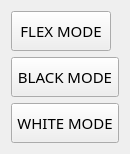
<?xml version="1.0" encoding="UTF-8"?>
<ui version="4.0">
 <class>Form_Text_DropDown</class>
 <widget class="QWidget" name="Form_Text_DropDown">
  <property name="geometry">
   <rect>
    <x>0</x>
    <y>0</y>
    <width>130</width>
    <height>150</height>
   </rect>
  </property>
  <property name="windowTitle">
   <string>Form</string>
  </property>
  <layout class="QGridLayout" name="gridLayout">
   <item row="0" column="0">
    <widget class="QToolButton" name="tb_flex">
     <property name="minimumSize">
      <size>
       <width>100</width>
       <height>40</height>
      </size>
     </property>
     <property name="maximumSize">
      <size>
       <width>16777215</width>
       <height>40</height>
      </size>
     </property>
     <property name="font">
      <font>
       <family>Impact</family>
       <pointsize>11</pointsize>
      </font>
     </property>
     <property name="text">
      <string>FLEX MODE</string>
     </property>
     <property name="iconSize">
      <size>
       <width>16</width>
       <height>16</height>
      </size>
     </property>
    </widget>
   </item>
   <item row="1" column="0">
    <widget class="QToolButton" name="tb_black">
     <property name="minimumSize">
      <size>
       <width>100</width>
       <height>40</height>
      </size>
     </property>
     <property name="maximumSize">
      <size>
       <width>16777215</width>
       <height>40</height>
      </size>
     </property>
     <property name="font">
      <font>
       <family>Impact</family>
       <pointsize>11</pointsize>
      </font>
     </property>
     <property name="text">
      <string>BLACK MODE</string>
     </property>
     <property name="iconSize">
      <size>
       <width>16</width>
       <height>16</height>
      </size>
     </property>
    </widget>
   </item>
   <item row="2" column="0">
    <widget class="QToolButton" name="tb_white">
     <property name="minimumSize">
      <size>
       <width>100</width>
       <height>40</height>
      </size>
     </property>
     <property name="maximumSize">
      <size>
       <width>16777215</width>
       <height>40</height>
      </size>
     </property>
     <property name="font">
      <font>
       <family>Impact</family>
       <pointsize>11</pointsize>
      </font>
     </property>
     <property name="text">
      <string>WHITE MODE</string>
     </property>
     <property name="iconSize">
      <size>
       <width>16</width>
       <height>16</height>
      </size>
     </property>
    </widget>
   </item>
  </layout>
 </widget>
 <resources/>
 <connections/>
</ui>
